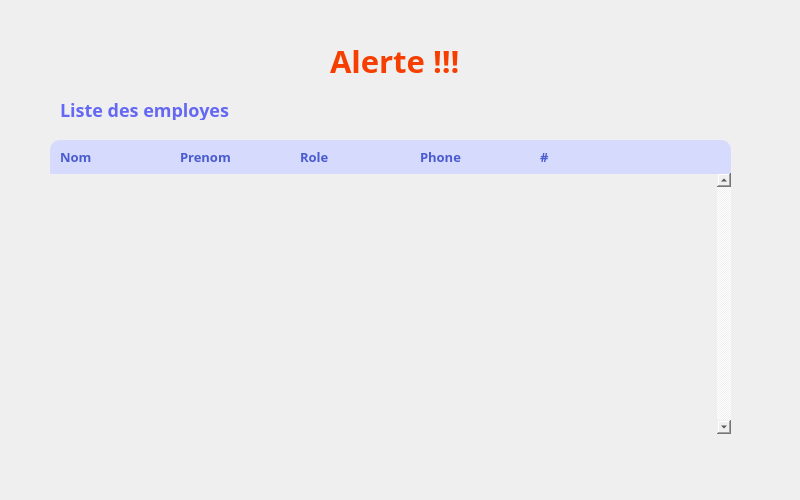
<?xml version="1.0" encoding="UTF-8"?>
<ui version="4.0">
 <class>Arduino_client</class>
 <widget class="QDialog" name="Arduino_client">
  <property name="geometry">
   <rect>
    <x>0</x>
    <y>0</y>
    <width>800</width>
    <height>500</height>
   </rect>
  </property>
  <property name="windowTitle">
   <string>Dialog</string>
  </property>
  <property name="styleSheet">
   <string notr="true">#Arduino_client{
background-image:url(:/Resources/client_img/bg.png);
}</string>
  </property>
  <widget class="QLabel" name="label_10">
   <property name="geometry">
    <rect>
     <x>290</x>
     <y>140</y>
     <width>121</width>
     <height>34</height>
    </rect>
   </property>
   <property name="font">
    <font>
     <family>Montserrat</family>
     <pointsize>10</pointsize>
     <weight>75</weight>
     <bold>true</bold>
    </font>
   </property>
   <property name="styleSheet">
    <string notr="true">background-color:#D6DBFD;
color:#4A5BCF;
padding:6px;</string>
   </property>
   <property name="text">
    <string>Role</string>
   </property>
  </widget>
  <widget class="QLabel" name="label_18">
   <property name="geometry">
    <rect>
     <x>530</x>
     <y>140</y>
     <width>201</width>
     <height>34</height>
    </rect>
   </property>
   <property name="font">
    <font>
     <family>Montserrat</family>
     <pointsize>10</pointsize>
     <weight>75</weight>
     <bold>true</bold>
    </font>
   </property>
   <property name="styleSheet">
    <string notr="true">background-color:#D6DBFD;
color:#4A5BCF;
padding:6px;
border-top-right-radius:10px;</string>
   </property>
   <property name="text">
    <string>#</string>
   </property>
  </widget>
  <widget class="QLabel" name="label_9">
   <property name="geometry">
    <rect>
     <x>170</x>
     <y>140</y>
     <width>121</width>
     <height>34</height>
    </rect>
   </property>
   <property name="font">
    <font>
     <family>Montserrat</family>
     <pointsize>10</pointsize>
     <weight>75</weight>
     <bold>true</bold>
    </font>
   </property>
   <property name="styleSheet">
    <string notr="true">background-color:#D6DBFD;
color:#4A5BCF;
padding:6px;</string>
   </property>
   <property name="text">
    <string>Prenom</string>
   </property>
  </widget>
  <widget class="QLabel" name="label_12">
   <property name="geometry">
    <rect>
     <x>410</x>
     <y>140</y>
     <width>121</width>
     <height>34</height>
    </rect>
   </property>
   <property name="font">
    <font>
     <family>Montserrat</family>
     <pointsize>10</pointsize>
     <weight>75</weight>
     <bold>true</bold>
    </font>
   </property>
   <property name="styleSheet">
    <string notr="true">background-color:#D6DBFD;
color:#4A5BCF;
padding:6px;</string>
   </property>
   <property name="text">
    <string>Phone</string>
   </property>
  </widget>
  <widget class="QLabel" name="label">
   <property name="geometry">
    <rect>
     <x>330</x>
     <y>40</y>
     <width>141</width>
     <height>41</height>
    </rect>
   </property>
   <property name="font">
    <font>
     <family>Montserrat</family>
     <pointsize>23</pointsize>
     <weight>75</weight>
     <bold>true</bold>
    </font>
   </property>
   <property name="styleSheet">
    <string notr="true">background-color:transparent;
color:#341763;
color:#4a5bcf;
color:#f53e00;

border-radius: 17px;</string>
   </property>
   <property name="text">
    <string>Alerte !!!</string>
   </property>
  </widget>
  <widget class="QLabel" name="label_8">
   <property name="geometry">
    <rect>
     <x>50</x>
     <y>140</y>
     <width>121</width>
     <height>34</height>
    </rect>
   </property>
   <property name="font">
    <font>
     <family>Montserrat</family>
     <pointsize>10</pointsize>
     <weight>75</weight>
     <bold>true</bold>
    </font>
   </property>
   <property name="styleSheet">
    <string notr="true">background-color:#D6DBFD;
color:#4A5BCF;
padding:6px;
border-top-left-radius:10px;</string>
   </property>
   <property name="text">
    <string>Nom</string>
   </property>
  </widget>
  <widget class="QScrollArea" name="scrollArea">
   <property name="geometry">
    <rect>
     <x>40</x>
     <y>173</y>
     <width>691</width>
     <height>261</height>
    </rect>
   </property>
   <property name="styleSheet">
    <string notr="true">background-color:transparent;border:none;</string>
   </property>
   <property name="verticalScrollBarPolicy">
    <enum>Qt::ScrollBarAlwaysOn</enum>
   </property>
   <property name="widgetResizable">
    <bool>true</bool>
   </property>
   <widget class="QWidget" name="scrollAreaWidgetContents">
    <property name="geometry">
     <rect>
      <x>0</x>
      <y>0</y>
      <width>674</width>
      <height>261</height>
     </rect>
    </property>
   </widget>
  </widget>
  <widget class="QLabel" name="label_7">
   <property name="geometry">
    <rect>
     <x>60</x>
     <y>100</y>
     <width>211</width>
     <height>20</height>
    </rect>
   </property>
   <property name="font">
    <font>
     <family>Montserrat</family>
     <pointsize>-1</pointsize>
     <weight>75</weight>
     <bold>true</bold>
    </font>
   </property>
   <property name="styleSheet">
    <string notr="true">color:#6568F3;
font-size:18px;</string>
   </property>
   <property name="text">
    <string>Liste des employes</string>
   </property>
  </widget>
 </widget>
 <resources/>
 <connections/>
</ui>
